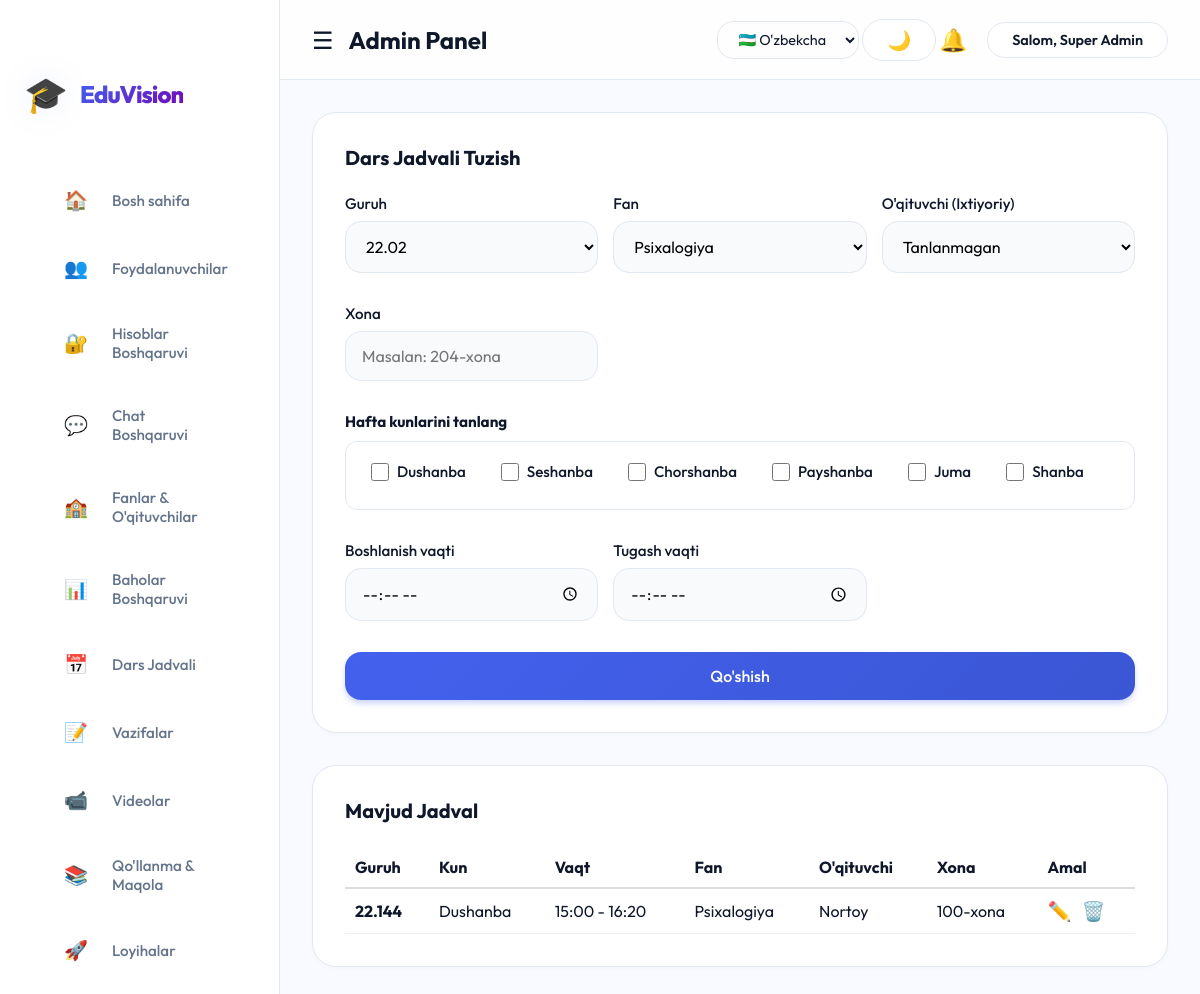
The page /admin/schedule.php (signed in) on the database its author committed.
### tables this page shows
CREATE TABLE `schedule` (
  `id` int(11) NOT NULL,
  `group_id` int(11) DEFAULT NULL,
  `day_of_week` varchar(20) NOT NULL,
  `start_time` time NOT NULL,
  `end_time` time NOT NULL,
  `subject_id` int(11) DEFAULT NULL,
  `teacher_id` int(11) DEFAULT NULL,
  `room` varchar(50) DEFAULT NULL
);

CREATE TABLE `groups` (
  `id` int(11) NOT NULL,
  `name` varchar(100) NOT NULL,
  `created_at` timestamp NULL DEFAULT CURRENT_TIMESTAMP
);

CREATE TABLE `subjects` (
  `id` int(11) NOT NULL,
  `name` varchar(100) NOT NULL
);

CREATE TABLE `users` (
  `id` int(11) NOT NULL,
  `name` varchar(100) NOT NULL,
  `email` varchar(100) NOT NULL,
  `password` varchar(255) NOT NULL,
  `role` enum('admin','student','teacher') NOT NULL,
  `created_at` timestamp NULL DEFAULT CURRENT_TIMESTAMP,
  `status` enum('active','pending') NOT NULL DEFAULT 'pending'
);

### lang/uz.php (called while the page is built)
<?php
$lang = [
    'home' => "Bosh sahifa",
    'users' => "Foydalanuvchilar",
    'tasks' => "Vazifalar",
    'videos' => "Videolar",
    'manuals' => "Qo'llanma & Maqola",
    'projects' => "Loyihalar",
    'contracts' => "Shartnomalar",
    'chat' => "Guruh Chat",
    'logout' => "Chiqish",
    'welcome' => "Salom",
    'admin_panel' => "Admin Panel",
    'student_panel' => "Student Panel",
    'search_placeholder' => "Qidirish...",
    'dark_mode' => "Tun rejimi",
    'light_mode' => "Kun rejimi",
    'system_title' => "EduVision",
];

### admin/schedule.php (the view, shortened to what this page needs)
<?php
require '../config/db.php';
require '../config/lang_init.php';
$edit_item = null;
$groups = $pdo->query("SELECT * FROM `groups` ORDER BY name")->fetchAll();
$subjects = $pdo->query("SELECT * FROM subjects ORDER BY name")->fetchAll();
$schedule_list = $pdo->query("
    SELECT sch.*, g.name as group_name, s.name as subject_name, u.name as teacher_name
    FROM schedule sch
    JOIN `groups` g ON sch.group_id = g.id
    JOIN subjects s ON sch.subject_id = s.id
    LEFT JOIN users u ON sch.teacher_id = u.id
    ORDER BY g.name, field(day_of_week, 'Monday', 'Tuesday', 'Wednesday', 'Thursday', 'Friday', 'Saturday'), start_time
")->fetchAll();
$days = [
    'Monday' => 'Dushanba', 'Tuesday' => 'Seshanba', 'Wednesday' => 'Chorshanba',
    'Thursday' => 'Payshanba', 'Friday' => 'Juma', 'Saturday' => 'Shanba'
];
?>
<!DOCTYPE html>
<html lang="uz">
<head>
    <link rel="stylesheet" href="../assets/css/style.css">
</head>
<body>
    <?php include 'sidebar.php'; ?>
    <div class="main-content">
        <div class="card">
            <h3><?= $edit_item ? 'Jadvalni Tahrirlash' : 'Dars Jadvali Tuzish' ?></h3>
            <form method="POST" style="display: grid; grid-template-columns: repeat(auto-fit, minmax(200px, 1fr)); gap: 15px; align-items: end;">
                <div class="form-group">
                    <label>Guruh</label>
                    <select name="group_id" class="form-control" required>
                        <?php foreach ($groups as $g): ?>
                            <option value="<?= $g['id'] ?>" <?= ($edit_item && $edit_item['group_id'] == $g['id']) ? 'selected' : '' ?>>
                                <?= htmlspecialchars($g['name']) ?>
                            </option>
                        <?php endforeach; ?>
                    </select>
                </div>
                <div class="form-group">
                    <label>Fan</label>
                    <select name="subject_id" class="form-control" required>
                        <?php foreach ($subjects as $s): ?>
                            <option value="<?= $s['id'] ?>" <?= ($edit_item && $edit_item['subject_id'] == $s['id']) ? 'selected' : '' ?>>
                                <?= htmlspecialchars($s['name']) ?>
                            </option>
                        <?php endforeach; ?>
                    </select>
                </div>
                <div class="form-group">
                    <label>O'qituvchi (Ixtiyoriy)</label>
                    <select name="teacher_id" class="form-control">
                        <option value="">Tanlanmagan</option>
                    </select>
                </div>
                 <div class="form-group">
                    <label>Xona</label>
                    <input type="text" name="room" class="form-control" placeholder="Masalan: 204-xona" value="<?= $edit_item && isset($edit_item['room']) ? htmlspecialchars($edit_item['room']) : '' ?>">
                </div>
                <div class="form-group" style="grid-column: span 3;">
                    <label style="display: block; margin-bottom: 10px; font-weight: 700;">Hafta kunlarini tanlang</label>
                    <div style="display: flex; flex-wrap: wrap; gap: 15px; background: rgba(255,255,255,0.05); padding: 15px; border-radius: 12px; border: 1px solid var(--border-color);">
                        <?php foreach ($days as $eng => $uz): ?>
                            <label style="display: flex; align-items: center; gap: 8px; cursor: pointer; padding: 5px 10px; border-radius: 8px; transition: 0.2s;" onmouseover="this.style.background='rgba(67, 97, 238, 0.1)'" onmouseout="this.style.background='transparent'">
                                <input type="checkbox" name="days[]" value="<?= $eng ?>"
                                    <?= ($edit_item && $edit_item['day_of_week'] == $eng) ? 'checked' : '' ?>
                                    style="width: 18px; height: 18px; accent-color: var(--primary-color);">
                                <span style="font-size: 0.95rem;"><?= $uz ?></span>
                            </label>
                        <?php endforeach; ?>
                    </div>
                </div>
                <div class="form-group">
                    <label>Boshlanish vaqti</label>
                    <input type="time" name="start_time" id="start_time" class="form-control" value="<?= $edit_item ? $edit_item['start_time'] : '' ?>" required>
                </div>
                <div class="form-group">
                    <label>Tugash vaqti</label>
                    <input type="time" name="end_time" id="end_time" class="form-control" value="<?= $edit_item ? $edit_item['end_time'] : '' ?>" required>
                </div>
                <div style="grid-column: span 3; display: flex; gap: 10px;">
                    <button type="submit" name="<?= $edit_item ? 'update_schedule' : 'add_schedule' ?>" class="btn">
                        <?= $edit_item ? 'Yangilash' : 'Qo\'shish' ?>
                    </button>
                </div>
            </form>
        </div>
        <div class="card">
            <h3>Mavjud Jadval</h3>
            <div style="overflow-x: auto;">
                <table style="width: 100%; border-collapse: collapse;">
                    <thead>
                        <tr style="text-align: left; border-bottom: 2px solid #ddd;">
                            <th style="padding: 10px;">Guruh</th>
                            <th style="padding: 10px;">Kun</th>
                            <th style="padding: 10px;">Vaqt</th>
                            <th style="padding: 10px;">Fan</th>
                            <th style="padding: 10px;">O'qituvchi</th>
                            <th style="padding: 10px;">Xona</th>
                            <th style="padding: 10px;">Amal</th>
                        </tr>
                    </thead>
                    <tbody>
                        <?php foreach ($schedule_list as $item): ?>
                            <tr style="border-bottom: 1px solid #eee;">
                                <td style="padding: 10px; font-weight: bold;"><?= htmlspecialchars($item['group_name']) ?></td>
                                <td style="padding: 10px;"><?= $days[$item['day_of_week']] ?></td>
                                <td style="padding: 10px;"><?= date('H:i', strtotime($item['start_time'])) ?> - <?= date('H:i', strtotime($item['end_time'])) ?></td>
                                <td style="padding: 10px;"><?= htmlspecialchars($item['subject_name']) ?></td>
                                <td style="padding: 10px;"><?= htmlspecialchars(isset($item['teacher_name']) ? $item['teacher_name'] : '-') ?></td>
                                <td style="padding: 10px;"><?= htmlspecialchars(isset($item['room']) ? $item['room'] : '-') ?></td>
                                <td style="padding: 10px; display: flex; gap: 10px;">
                                    <a href="?edit=<?= $item['id'] ?>" title="Tahrirlash" style="text-decoration: none; font-size: 1.2rem;">✏️</a>
                                    <form method="POST" onsubmit="return confirm('O\'chirilsinmi?');">
                                        <button type="submit" name="delete_schedule" style="color: red; border: none; background: none; cursor: pointer; font-size: 1.2rem;">🗑️</button>
                                    </form>
                                </td>
                            </tr>
                        <?php endforeach; ?>
                    </tbody>
                </table>
            </div>
        </div>
    </div>
</body>
</html>

### admin/sidebar.php (shortened to what this page needs)
<?php require_once '../config/lang_init.php'; ?>
<div class="sidebar" id="sidebar">
    <div class="sidebar-brand">
        <span class="brand-icon">🎓</span>
        <span class="brand-text"><?= $lang['system_title'] ?></span>
    </div>
    <div class="sidebar-menu" style="flex: 1; overflow-y: auto; padding: 0.5rem 1.5rem 2rem;">
        <a href="dashboard.php" title="<?= $lang['home'] ?>"><i>🏠</i><span><?= $lang['home'] ?></span></a>
        <a href="users.php" title="<?= $lang['users'] ?>"><i>👥</i><span><?= $lang['users'] ?></span></a>
        <a href="manage_accounts.php" title="Hisoblar Boshqaruvi"><i>🔐</i><span>Hisoblar Boshqaruvi</span></a>
        <a href="achat.php" title="Chat Boshqaruvi"><i>💬</i><span>Chat Boshqaruvi</span></a>
        <a href="subjects.php" title="Fanlar & O'qituvchilar"><i>🏫</i><span>Fanlar & O'qituvchilar</span></a>
        <a href="grades.php" title="Baholar Boshqaruvi"><i>📊</i><span>Baholar Boshqaruvi</span></a>
        <a href="schedule.php" title="Dars Jadvali"><i>📅</i><span>Dars Jadvali</span></a>
        <a href="tasks.php" title="<?= $lang['tasks'] ?>"><i>📝</i><span><?= $lang['tasks'] ?></span></a>
        <a href="videos.php" title="<?= $lang['videos'] ?>"><i>📹</i><span><?= $lang['videos'] ?></span></a>
        <a href="articles.php" title="<?= $lang['manuals'] ?>"><i>📚</i><span><?= $lang['manuals'] ?></span></a>
        <a href="projects.php" title="<?= $lang['projects'] ?>"><i>🚀</i><span><?= $lang['projects'] ?></span></a>
        <a href="contracts.php" title="<?= $lang['contracts'] ?>"><i>📄</i><span><?= $lang['contracts'] ?></span></a>
    </div>
</div>
<div class="header">
    <div style="display: flex; align-items: center; gap: 15px;">
        <button class="desktop-toggle" onclick="toggleDesktopSidebar()">☰</button>
        <h2><?= $lang['admin_panel'] ?></h2>
    </div>
    <div style="display: flex; align-items: center; margin-left: auto; gap: 20px;">
        <div class="lang-dropdown">
            <select onchange="changeLanguage(this.value)">
                <option value="uz" <?= $_SESSION['lang']=='uz'?'selected':'' ?>>🇺🇿 O'zbekcha</option>
            </select>
        </div>
        <button class="theme-toggle" onclick="toggleTheme()">
            <span id="theme-icon">🌙</span>
        </button>
        <div class="notification-wrapper">
            <div class="notification-bell" onclick="toggleNotifications()">
                🔔
            </div>
        </div>
        <span class="user-info"><?= $lang['welcome'] ?>, <?= htmlspecialchars($_SESSION['name']) ?></span>
    </div>
</div>

### rows shown on the page
schedule: group.name "22.144", day_of_week "Dushanba", start_time "15:00", end_time "16:20", subject.name "Psixalogiya", teacher.name "Nortoy", room "100-xona"

### other values the page prints
$lang['system_title'] "EduVision"
$lang['home'] "Bosh sahifa"
$lang['users'] "Foydalanuvchilar"
$lang['tasks'] "Vazifalar"
$lang['videos'] "Videolar"
$lang['manuals'] "Qo'llanma & Maqola"
$lang['projects'] "Loyihalar"
$lang['admin_panel'] "Admin Panel"
$lang['welcome'] "Salom"
$_SESSION['name'] "Super Admin"
$uz "Dushanba"
$uz "Seshanba"
$uz "Chorshanba"
$uz "Payshanba"
$uz "Juma"
